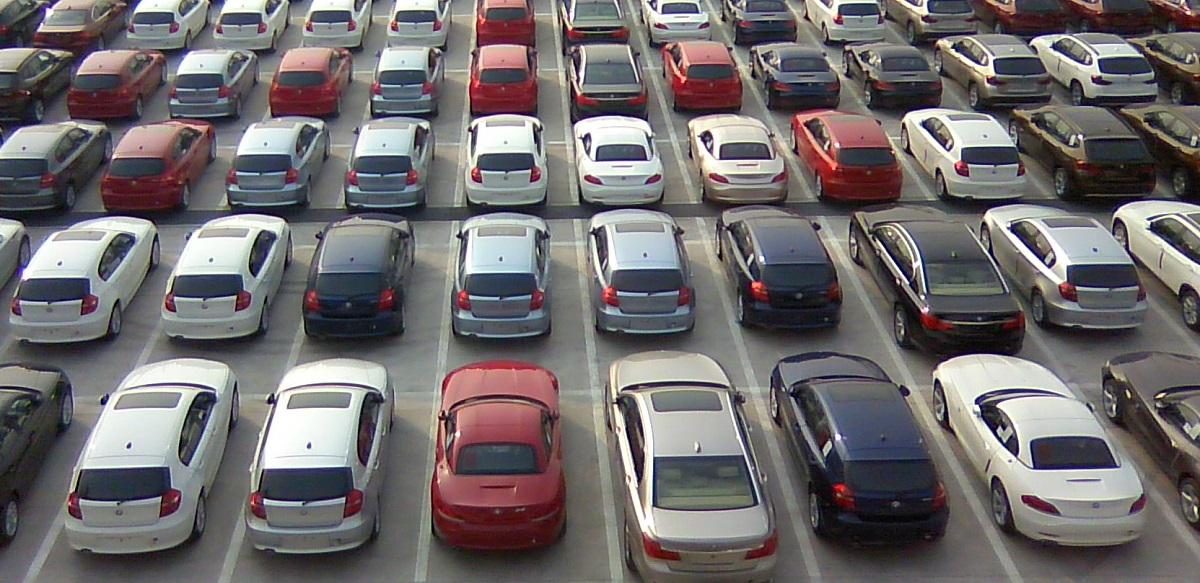
#> input picture shape-detection/car.jpg, 1200 x 583 px
$ python detect_shapes.py   (older library calls are emulated)
#> lines starting #> are read from the running program, lines starting #| are printed output that depends on the picture; after the words box and inside, x2 and y2 are one past the last pixel; in counts of white or black regions, pixels touching at a corner belong together
### shape-detection/pyimagesearch/shapedetector.py
# import the necessary packages
import cv2

class ShapeDetector:
	def __init__(self):
		pass

	def detect(self, c):
		# initialize the shape name and approximate the contour
		shape = ""
		peri = cv2.arcLength(c, True)
		approx = cv2.approxPolyDP(c, 0.02 * peri, True)

		# if the shape is a triangle, it will have 3 vertices
		if len(approx) == 3:
			shape = ""

		# if the shape has 4 vertices, it is either a square or
		# a rectangle
		elif len(approx) == 4:
			# compute the bounding box of the contour and use the
			# bounding box to compute the aspect ratio
			(x, y, w, h) = cv2.boundingRect(approx)
			ar = w / float(h)

			# a square will have an aspect ratio that is approximately
			# equal to one, otherwise, the shape is a rectangle
			shape = "" if ar >= 0.95 and ar <= 1.05 else ""

		# if the shape is a pentagon, it will have 5 vertices
		elif len(approx) == 5:
			shape = ""

		# otherwise, we assume the shape is a circle
		else:
			shape = ""

		# return the name of the shape
		return shape

### shape-detection/detect_shapes.py

from pyimagesearch.shapedetector import ShapeDetector
import argparse
import imutils
import cv2

# load the image and resize it to a smaller factor so that
# the shapes can be approximated better

#image = cv2.imread(args["C:\Users\PashupatiNath\Desktop\intern\pycharm\shape-detection"])"
image = cv2.imread("car.jpg")
#> image is the input picture: shape (583, 1200, 3); mean B, G, R 109, 108.2, 112.6
resized = imutils.resize(image, width=300)
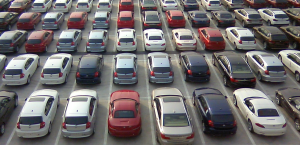
#> resized: shape (145, 300, 3); mean B, G, R 109, 108.2, 112.6
ratio = image.shape[0] / float(resized.shape[0])
#> ratio = 4.02

# convert the resized image to grayscale, blur it slightly,
# and threshold it
gray = cv2.cvtColor(resized, cv2.COLOR_BGR2GRAY)
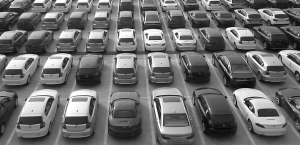
#> gray: shape (145, 300); min 9, max 255, mean 109.6
blurred = cv2.GaussianBlur(gray, (5, 5), 0)
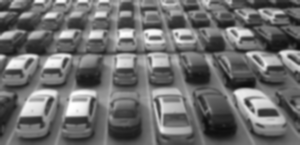
#> blurred: shape (145, 300); min 13, max 255, mean 109.6
thresh = cv2.threshold(blurred, 60, 255, cv2.THRESH_BINARY)[1]
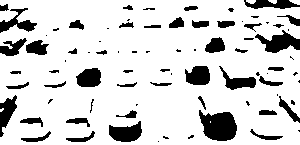
#> thresh: shape (145, 300); 83.3% white; 81 black regions (35 under 20 px)

# find contours in the thresholded image and initialize the
# shape detector
cnts = cv2.findContours(thresh.copy(), cv2.RETR_EXTERNAL,
	cv2.CHAIN_APPROX_SIMPLE)
#> cnts = 5 contours, 2 with area under 20; largest, box (x1, y1, x2, y2) and area: (0, 0, 300, 145) 40598, (289, 0, 300, 5) 25, (246, 0, 256, 4) 20
cnts = cnts[0] if imutils.is_cv2() else cnts[1]
sd = ShapeDetector()

# loop over the contours
for c in cnts:
	# compute the center of the contour, then detect the name of the
	# shape using only the contour
	M = cv2.moments(c)
	cX = int((M["m10"] / M["m00"]) * ratio)
	cY = int((M["m01"] / M["m00"]) * ratio)
	shape = sd.detect(c)

	# multiply the contour (x, y)-coordinates by the resize ratio,
	# then draw the contours and the name of the shape on the image
	c = c.astype("float")
	c *= ratio
	c = c.astype("int")
	cv2.drawContours(image, [c], -1, (0, 255, 0), 2)
	cv2.putText(image, shape, (cX, cY), cv2.FONT_HERSHEY_SIMPLEX,
		0.5, (255, 255, 255), 2)

	# show the output image
	cv2.imshow("Image", image)
	cv2.waitKey(0)
#> this loop made 5 passes
#> (cX, cY, peri in detect) on passes 1, 3, 4, 5: (5, 440, 10.24), (1097, 4, 19.66), (1008, 4, 21.66), (599, 295, 1413.6)
#> (cX, cY, peri in detect, approx in detect, x in detect, y in detect, w in detect, h in detect) on pass 2: (1187, 6, 25.66, [[289, 0], [294, 3], [299, 4], [299, 0]], 289, 0, 11, 5)
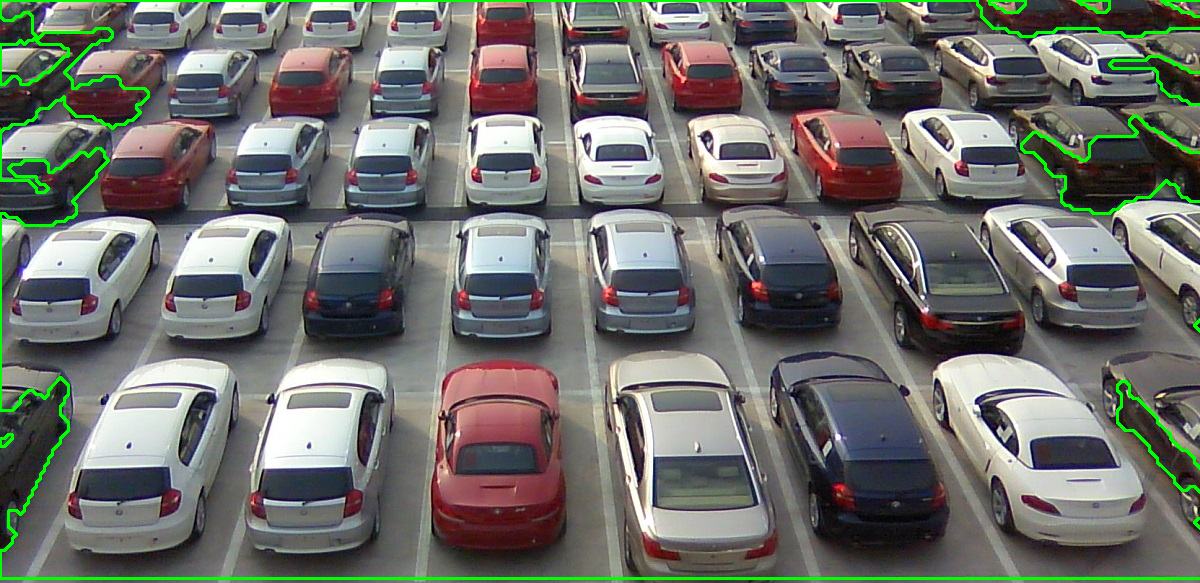
#> image: shape (583, 1200, 3); 2.26% of pixels changed, all inside (x1, y1, x2, y2) = (0, 0, 1200, 580)
